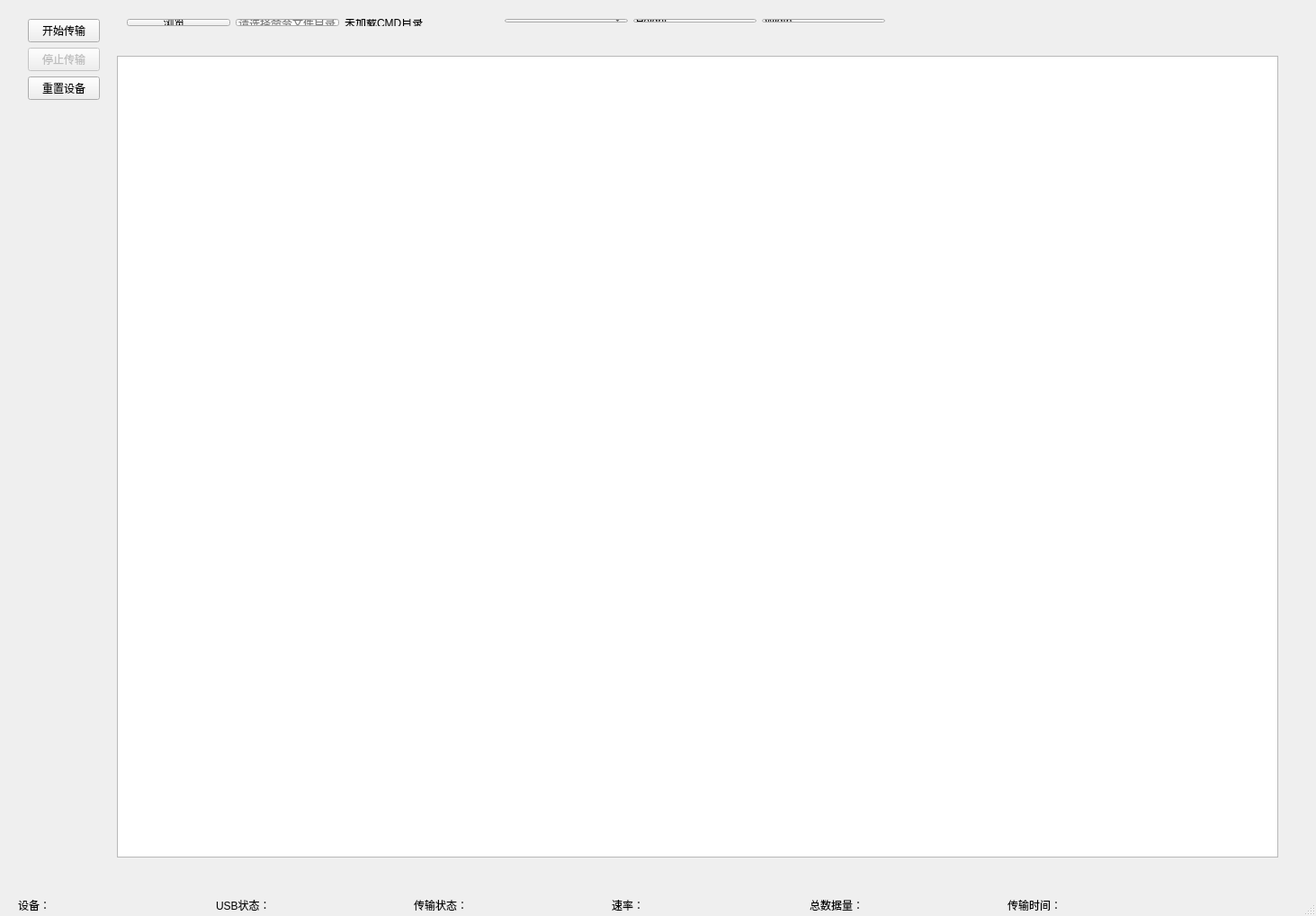
<?xml version="1.0" encoding="UTF-8"?>
<ui version="4.0">
 <class>FX3ToolMainWinClass</class>
 <widget class="QMainWindow" name="FX3ToolMainWinClass">
  <property name="geometry">
   <rect>
    <x>0</x>
    <y>0</y>
    <width>1463</width>
    <height>1018</height>
   </rect>
  </property>
  <property name="windowTitle">
   <string>FX3 传输测试工具</string>
  </property>
  <widget class="QWidget" name="centralWidget">
   <widget class="QWidget" name="layoutWidget">
    <property name="geometry">
     <rect>
      <x>130</x>
      <y>10</y>
      <width>379</width>
      <height>30</height>
     </rect>
    </property>
    <layout class="QHBoxLayout" name="commandChooseLayout">
     <item>
      <widget class="QPushButton" name="cmdDirButton">
       <property name="text">
        <string>浏览...</string>
       </property>
      </widget>
     </item>
     <item>
      <widget class="QLineEdit" name="cmdDirEdit">
       <property name="sizePolicy">
        <sizepolicy hsizetype="Fixed" vsizetype="Fixed">
         <horstretch>0</horstretch>
         <verstretch>0</verstretch>
        </sizepolicy>
       </property>
       <property name="maximumSize">
        <size>
         <width>200</width>
         <height>16777215</height>
        </size>
       </property>
       <property name="readOnly">
        <bool>true</bool>
       </property>
       <property name="placeholderText">
        <string>请选择命令文件目录</string>
       </property>
      </widget>
     </item>
     <item>
      <widget class="QLabel" name="cmdStatusLabel">
       <property name="text">
        <string>未加载CMD目录</string>
       </property>
      </widget>
     </item>
    </layout>
   </widget>
   <widget class="QTextEdit" name="logTextEdit">
    <property name="geometry">
     <rect>
      <x>130</x>
      <y>62</y>
      <width>1291</width>
      <height>891</height>
     </rect>
    </property>
    <property name="readOnly">
     <bool>true</bool>
    </property>
   </widget>
   <widget class="QWidget" name="layoutWidget">
    <property name="geometry">
     <rect>
      <x>20</x>
      <y>10</y>
      <width>95</width>
      <height>151</height>
     </rect>
    </property>
    <layout class="QVBoxLayout" name="controlTransferLayout">
     <property name="sizeConstraint">
      <enum>QLayout::SetFixedSize</enum>
     </property>
     <item>
      <widget class="QPushButton" name="startButton">
       <property name="text">
        <string>开始传输</string>
       </property>
      </widget>
     </item>
     <item>
      <widget class="QPushButton" name="stopButton">
       <property name="enabled">
        <bool>false</bool>
       </property>
       <property name="text">
        <string>停止传输</string>
       </property>
      </widget>
     </item>
     <item>
      <widget class="QPushButton" name="resetButton">
       <property name="text">
        <string>重置设备</string>
       </property>
      </widget>
     </item>
    </layout>
   </widget>
   <widget class="QWidget" name="layoutWidget">
    <property name="geometry">
     <rect>
      <x>550</x>
      <y>10</y>
      <width>445</width>
      <height>26</height>
     </rect>
    </property>
    <layout class="QHBoxLayout" name="imageParametersLayout">
     <item>
      <widget class="QComboBox" name="imageType"/>
     </item>
     <item>
      <widget class="QLineEdit" name="imageHeight">
       <property name="sizePolicy">
        <sizepolicy hsizetype="Fixed" vsizetype="Fixed">
         <horstretch>0</horstretch>
         <verstretch>0</verstretch>
        </sizepolicy>
       </property>
       <property name="maximumSize">
        <size>
         <width>200</width>
         <height>16777215</height>
        </size>
       </property>
       <property name="text">
        <string>Height</string>
       </property>
       <property name="readOnly">
        <bool>true</bool>
       </property>
       <property name="placeholderText">
        <string>请选择命令文件目录</string>
       </property>
      </widget>
     </item>
     <item>
      <widget class="QLineEdit" name="imageWIdth">
       <property name="sizePolicy">
        <sizepolicy hsizetype="Fixed" vsizetype="Fixed">
         <horstretch>0</horstretch>
         <verstretch>0</verstretch>
        </sizepolicy>
       </property>
       <property name="maximumSize">
        <size>
         <width>200</width>
         <height>16777215</height>
        </size>
       </property>
       <property name="text">
        <string>Width</string>
       </property>
       <property name="readOnly">
        <bool>true</bool>
       </property>
       <property name="placeholderText">
        <string>请选择命令文件目录</string>
       </property>
      </widget>
     </item>
    </layout>
   </widget>
  </widget>
  <widget class="QMenuBar" name="menuBar">
   <property name="geometry">
    <rect>
     <x>0</x>
     <y>0</y>
     <width>1463</width>
     <height>26</height>
    </rect>
   </property>
  </widget>
  <widget class="QStatusBar" name="statusBar">
   <widget class="QLabel" name="usbSpeedLabel">
    <property name="geometry">
     <rect>
      <x>20</x>
      <y>-5</y>
      <width>200</width>
      <height>30</height>
     </rect>
    </property>
    <property name="text">
     <string>设备：</string>
    </property>
   </widget>
   <widget class="QLabel" name="usbStatusLabel">
    <property name="geometry">
     <rect>
      <x>240</x>
      <y>-5</y>
      <width>200</width>
      <height>30</height>
     </rect>
    </property>
    <property name="text">
     <string>USB状态：</string>
    </property>
   </widget>
   <widget class="QLabel" name="transferStatusLabel">
    <property name="geometry">
     <rect>
      <x>460</x>
      <y>-5</y>
      <width>200</width>
      <height>30</height>
     </rect>
    </property>
    <property name="text">
     <string>传输状态：</string>
    </property>
   </widget>
   <widget class="QLabel" name="speedLabel">
    <property name="geometry">
     <rect>
      <x>680</x>
      <y>-5</y>
      <width>200</width>
      <height>30</height>
     </rect>
    </property>
    <property name="text">
     <string>速率：</string>
    </property>
   </widget>
   <widget class="QLabel" name="totalBytesLabel">
    <property name="geometry">
     <rect>
      <x>900</x>
      <y>-5</y>
      <width>200</width>
      <height>30</height>
     </rect>
    </property>
    <property name="text">
     <string>总数据量：</string>
    </property>
   </widget>
   <widget class="QLabel" name="totalTimeLabel">
    <property name="geometry">
     <rect>
      <x>1120</x>
      <y>-5</y>
      <width>200</width>
      <height>30</height>
     </rect>
    </property>
    <property name="text">
     <string>传输时间：</string>
    </property>
   </widget>
  </widget>
 </widget>
 <layoutdefault spacing="6" margin="11"/>
 <resources>
  <include location="FX3ToolMainWin.qrc"/>
 </resources>
 <connections/>
</ui>
